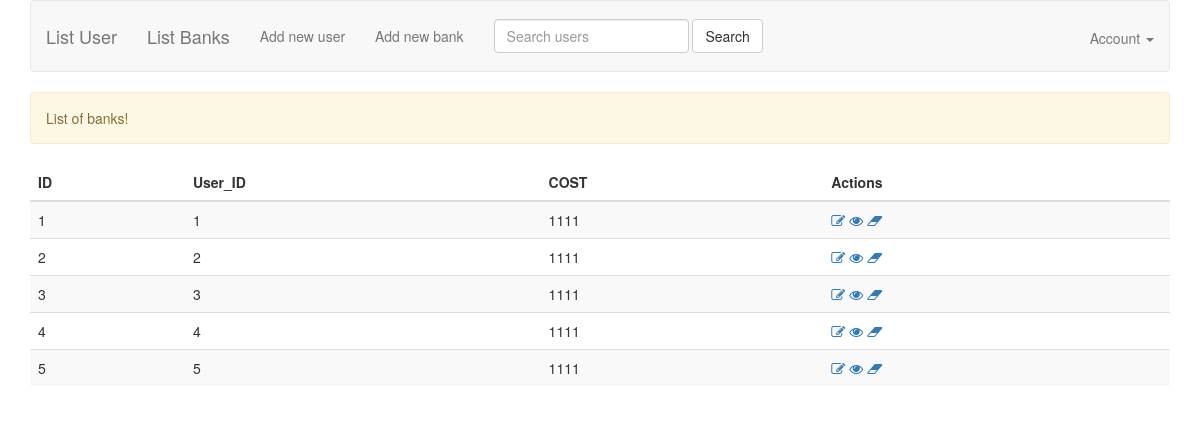
Page /list_banks.php on the earlier database version.
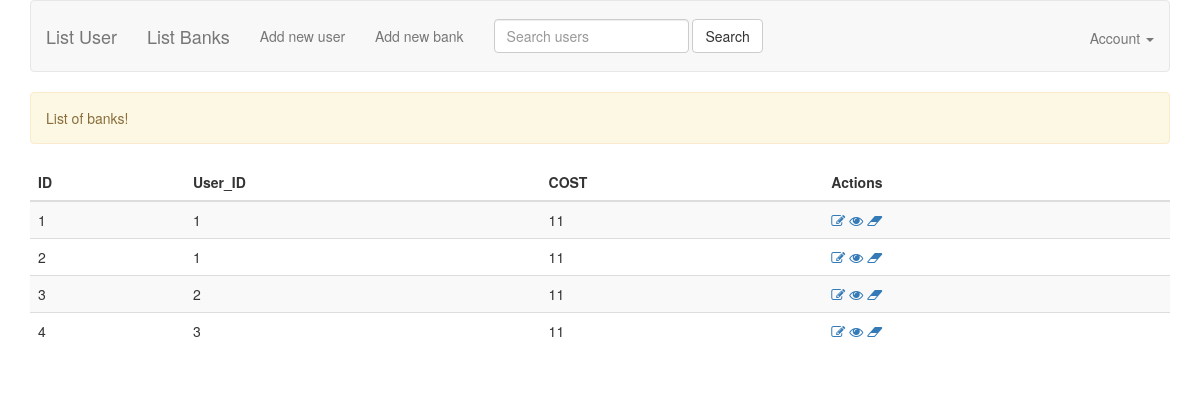
Same page on the later database version.
### tables this page shows
CREATE TABLE `banks` (
  `id` int(11) NOT NULL,
  `user_id` int(11) NOT NULL,
  `cost` float NOT NULL,
   `version` double(5,1) NOT NULL
);

### DesignPattern/FactoryPattern.php (called while the page is built, shortened)
<?php
require_once './models/BankModel.php';
class FactoryPattern {
    public function make($model){
        if($model === 'user'){
            return new UserModel();
        }
        else if($model === 'bank'){
            return new BankModel();
        }
    }
}

### models/BankModel.php (called while the page is built, shortened)
<?php
require_once 'BaseModel.php';
class BankModel extends BaseModel {
    public function getBanks($params = []) {
        if (!empty($params['keyword'])) {
            $sql = 'SELECT * FROM banks WHERE name LIKE "%' . $params['keyword'] .'%"';
            $banks = self::$_connection->multi_query($sql);
        } else {
            $sql = 'SELECT * FROM banks';
            $banks = $this->select($sql);
        }
        return $banks;
    }
}

### models/BaseModel.php (called while the page is built, shortened)
<?php
abstract class BaseModel {
    protected static $_connection;
    public function __construct() {
        if (!isset(self::$_connection)) {
            self::$_connection = mysqli_connect(DB_HOST, DB_USER, DB_PASSWORD, DB_NAME, DB_PORT);
        }
    }
    protected function query($sql) {
        $result = self::$_connection->query($sql);
        return $result;
    }
    protected function select($sql) {
        $result = $this->query($sql);
        $rows = [];
        if (!empty($result)) {
            while ($row = $result->fetch_assoc()) {
                $rows[] = $row;
            }
        }
        return $rows;
    }
}

### list_banks.php (the view, shortened to what this page needs)
<?php
require_once 'DesignPattern/FactoryPattern.php';
$factory = new FactoryPattern();
$bankModel = $factory->make('bank');
$params = [];
$banks = $bankModel->getbanks($params);
?>
<!DOCTYPE html>
<html>
<head>
    <?php include 'views/meta.php' ?>
</head>
<body>
    <?php include 'views/header.php'?>
    <div class="container">
        <?php if (!empty($banks)) {?>
            <div class="alert alert-warning" role="alert">
                List of banks! <br>
            </div>
            <table class="table table-striped">
            <thead>
                    <tr>
                        <th scope="col">ID</th>
                        <th scope="col">User_ID</th>
                        <th scope="col">COST</th>
                        <th scope="col">Actions</th>
                    </tr>
                </thead>
                <tbody>
                    <?php foreach ($banks as $bank) {?>
                        <tr>
                            <td>
                                <?php echo $bank['id']?>
                            </td>
                            <td>
                                <?php echo $bank['user_id']?>
                            </td>
                            <td>
                                <?php echo $bank['cost']?>
                            </td>
                            <td>
                                <a href="form_bank.php?id=<?php echo md5($bank['id']) ?>">
                                    <i class="fa fa-pencil-square-o" aria-hidden="true" title="Update"></i>
                                </a>
                                <a href="view_bank.php?id=<?php echo md5($bank['id']) ?>">
                                    <i class="fa fa-eye" aria-hidden="true" title="View"></i>
                                </a>
                                <a href="delete_bank.php?id=<?php echo md5($bank['id'])?>&token=<?php echo $_SESSION['token'] ?? '' ?>">
                                    <i class="fa fa-eraser" aria-hidden="true" title="Delete"></i>
                                </a>
                            </td>
                        </tr>
                    <?php } ?>
                </tbody>
            </table>
        <?php }else { ?>
            <div class="alert alert-dark" role="alert">
                This is a dark alert—check it out!
            </div>
        <?php } ?>
    </div>
</body>
</html>

Differences in the rows shown:
removed banks: id "5", user "5", cost "1111"
changed banks id 1: cost "1111" → "11"
changed banks id 2: user "2" → "1"; cost "1111" → "11"
changed banks id 3: user "3" → "2"; cost "1111" → "11"
changed banks id 4: user "4" → "3"; cost "1111" → "11"
